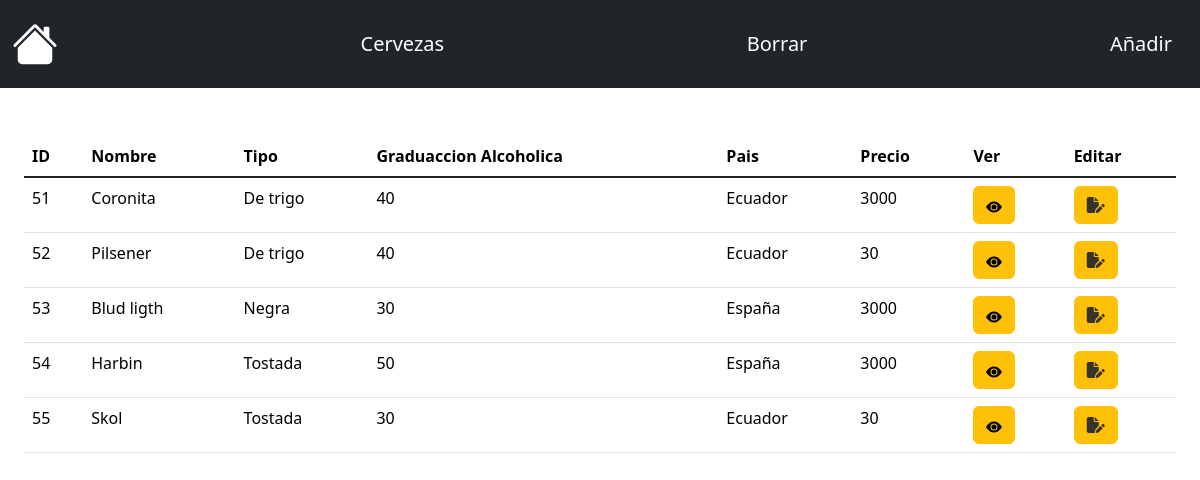
The page /cerveza on the database its author committed.
### tables this page shows
CREATE TABLE `cerveza` (
  `ID` int(11) NOT NULL,
  `Nombre` varchar(50) NOT NULL,
  `Tipo` varchar(10) NOT NULL CHECK (`Tipo` in ('Tostada','Rubia','Negra','De trigo')),
  `Graduacion_alcoholica` int(11) NOT NULL CHECK (`Graduacion_alcoholica` > 0),
  `Pais` varchar(60) NOT NULL,
  `Precio` int(11) NOT NULL CHECK (`Precio` > 0),
  `Ruta_imagen` varchar(100) NOT NULL
);

### controladores/CervezaControlador.php (called while the page is built, shortened)
<?php
require "modelo/Cerveza.php";
class CervezaControlador
{
    function inicio()
    {
        $cervezas = Cerveza::todas();
        require "vistas/Cerveza/inicio.php";
    }
}

### publico.php (called while the page is built, shortened)
<?php
require "nucleo/App.php";
$app = new App();

### index.php (called while the page is built)
<?php
require "publico.php";

### modelo/Cerveza.php (called while the page is built, shortened)
<?php
class Cerveza extends Modelo
{
    public static function todas()
    {
        $dbh = self::db();
        $sql = "SELECT * FROM cerveza";
        $statement = $dbh->query($sql);
        $statement->setFetchMode(PDO::FETCH_CLASS, Cerveza::class);
        $cervezas = $statement->fetchAll(PDO::FETCH_CLASS);
        return $cervezas;
    }
}

### vistas/Cerveza/inicio.php (the view, shortened to what this page needs)
<?php require "diseños/cabecera.php"; ?>
<div class="col-14 p-4">
    <table class="table">
        <thead class="bg-info">
            <tr>
                <th scope="col">ID</th>
                <th scope="col">Nombre</th>
                <th scope="col">Tipo</th>
                <th scope="col">Graduaccion Alcoholica</th>
                <th scope="col">Pais</th>
                <th scope="col">Precio </th>
                <th scope="col">Ver</th>
                <th scope="col">Editar</th>
            </tr>
        </thead>
        <tbody class="table-group-divider">
            <?php
            foreach ($cervezas as $key => $cerveza) { ?>
                <tr>
                    <td>
                        <?php echo $cerveza->ID ?>
                    </td>
                    <td>
                        <?php echo $cerveza->Nombre ?>
                    </td>
                    <td>
                        <?php echo $cerveza->Tipo ?>
                    </td>
                    <td>
                        <?php echo $cerveza->Graduacion_alcoholica ?>
                    </td>
                    <td>
                        <?php echo $cerveza->Pais ?>
                    </td>
                    <td>
                        <?php echo $cerveza->Precio ?>
                    </td>
                    <td>
                        <a href="http://localhost/CRUD/cerveza/mostrar/<?php echo $cerveza->ID ?>"
                            class="btn btn-small btn-warning"> <svg xmlns="http://www.w3.org/2000/svg" width="16"
                                height="16" fill="currentColor" class="bi bi-eye-fill" viewBox="0 0 16 16">
                                <path d="M10.5 8a2.5 2.5 0 1 1-5 0 2.5 2.5 0 0 1 5 0z" />
                                <path
                                    d="M0 8s3-5.5 8-5.5S16 8 16 8s-3 5.5-8 5.5S0 8 0 8zm8 3.5a3.5 3.5 0 1 0 0-7 3.5 3.5 0 0 0 0 7z" />
                            </svg></a>
                    </td>
                    <td>
                        <a href="http://localhost/CRUD/cerveza/editar/<?php echo $cerveza->ID ?>"
                            class="btn btn-small btn-warning"><i class="fa-solid fa-file-pen"
                                style="color: #35332c;"></i></a>
                    </td>
                </tr>
            <?php } ?>
        </tbody>
        <br>
    </table>
</div>
<?php require "diseños/piePagina.php"; ?>

### nucleo/App.php (shortened to what this page needs)
<?php
    class App
    {
        function __construct()
        {
            isset($_GET["url"]) ? $url = $_GET["url"]: $url = "inicio";
           $arguments = explode('/',trim($url,'/'));
           $controllerName = array_shift($arguments);
            count($arguments) ? $method = array_shift($arguments) : $method = "inicio";
            $controllerObject = new $controllerName;
            if (method_exists($controllerObject,$method)) {
               $controllerObject->$method($arguments);
            }else{
                http_response_code(404);
                echo "Funcion no encontrado";
                die();
            }
        }
    }

### diseños/cabecera.php (shortened to what this page needs)
<!DOCTYPE html>
<html lang="en">
<head>
    <link href="https://cdn.jsdelivr.net/npm/bootstrap@5.3.2/dist/css/bootstrap.min.css" rel="stylesheet"
>
    <link rel="stylesheet" href="vistas/CSS/styles.css">
</head>
<body>
    <div class="navbar navbar-dark bg-dark">
        <nav class="navbar navbar-dark bg-dark">
            <div class="container">
                <a href="http://localhost/CRUD" class="navbar-brand"></a>
            </div>
        </nav>
        <nav class="navbar navbar-dark bg-dark">
            <div class="container">
                <a href="http://localhost/CRUD/cerveza" class="navbar-brand">Cervezas</a>
            </div>
        </nav>
        <nav class="navbar navbar-dark bg-dark">
            <div class="container">
                <a href="http://localhost/CRUD/cerveza/antesBorrar" class="navbar-brand">Borrar</a>
            </div>
        </nav>
        <nav class="navbar navbar-dark bg-dark">
            <div class="container">
                <a href="http://localhost/CRUD/cerveza/crear" class="navbar-brand">Añadir</a>
            </div>
        </nav>
    </div>

### diseños/piePagina.php (shortened to what this page needs)
</body>
</html>

### rows shown on the page
cerveza: ID "51", Nombre "Coronita", Tipo "De trigo", Graduacion_alcoholica "40", Pais "Ecuador", Precio "3000"
cerveza: ID "52", Nombre "Pilsener", Tipo "De trigo", Graduacion_alcoholica "40", Pais "Ecuador", Precio "30"
cerveza: ID "53", Nombre "Blud ligth", Tipo "Negra", Graduacion_alcoholica "30", Pais "España", Precio "3000"
cerveza: ID "54", Nombre "Harbin", Tipo "Tostada", Graduacion_alcoholica "50", Pais "España", Precio "3000"
cerveza: ID "55", Nombre "Skol", Tipo "Tostada", Graduacion_alcoholica "30", Pais "Ecuador", Precio "30"
